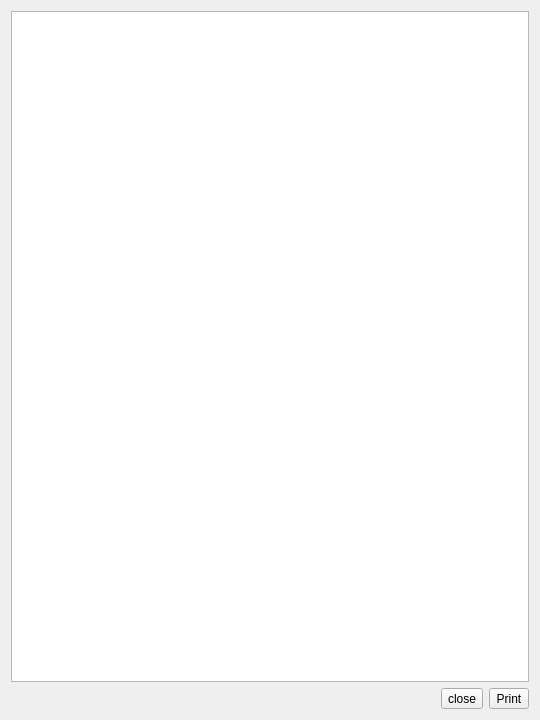
<?xml version="1.0" encoding="UTF-8"?>
<ui version="4.0">
 <class>ReceiptDialog</class>
 <widget class="QDialog" name="ReceiptDialog">
  <property name="geometry">
   <rect>
    <x>0</x>
    <y>0</y>
    <width>540</width>
    <height>720</height>
   </rect>
  </property>
  <property name="windowTitle">
   <string>Receipt</string>
  </property>
  <layout class="QGridLayout" name="gridLayout">
   <item row="0" column="0" colspan="3">
    <widget class="QTextBrowser" name="textBrowser"/>
   </item>
   <item row="1" column="2">
    <widget class="QToolButton" name="printButton">
     <property name="text">
      <string>Print</string>
     </property>
    </widget>
   </item>
   <item row="1" column="1">
    <widget class="QToolButton" name="closeButton">
     <property name="text">
      <string>close</string>
     </property>
    </widget>
   </item>
  </layout>
 </widget>
 <resources/>
 <connections/>
</ui>
